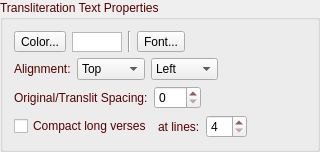
       <widget class="QGroupBox" name="groupBoxTranslitTextProperties4">
        <property name="palette">
         <palette>
          <active>
           <colorrole role="WindowText">
            <brush brushstyle="SolidPattern">
             <color alpha="255">
              <red>85</red>
              <green>0</green>
              <blue>0</blue>
             </color>
            </brush>
           </colorrole>
          </active>
          <inactive>
           <colorrole role="WindowText">
            <brush brushstyle="SolidPattern">
             <color alpha="255">
              <red>85</red>
              <green>0</green>
              <blue>0</blue>
             </color>
            </brush>
           </colorrole>
          </inactive>
          <disabled>
           <colorrole role="WindowText">
            <brush brushstyle="SolidPattern">
             <color alpha="255">
              <red>120</red>
              <green>120</green>
              <blue>120</blue>
             </color>
            </brush>
           </colorrole>
          </disabled>
         </palette>
        </property>
        <property name="title">
         <string>Transliteration Text Properties</string>
        </property>
        <layout class="QVBoxLayout" name="verticalLayoutTranslit4">
         <item>
          <layout class="QHBoxLayout" name="horizontalLayoutTranslitRow1_4">
           <item>
            <widget class="QToolButton" name="toolButtonTranslitColor4">
             <property name="text">
              <string>Color...</string>
             </property>
            </widget>
           </item>
           <item>
            <widget class="QGraphicsView" name="graphicViewTranslitTextColor4">
             <property name="sizePolicy">
              <sizepolicy hsizetype="Minimum" vsizetype="Fixed">
               <horstretch>0</horstretch>
               <verstretch>0</verstretch>
              </sizepolicy>
             </property>
             <property name="minimumSize">
              <size>
               <width>50</width>
               <height>20</height>
              </size>
             </property>
             <property name="maximumSize">
              <size>
               <width>50</width>
               <height>19</height>
              </size>
             </property>
            </widget>
           </item>
           <item>
            <widget class="Line" name="lineTranslit4">
             <property name="orientation">
              <enum>Qt::Vertical</enum>
             </property>
            </widget>
           </item>
           <item>
            <widget class="QToolButton" name="toolButtonTranslitFont4">
             <property name="text">
              <string>Font...</string>
             </property>
            </widget>
           </item>
           <item>
            <widget class="QLabel" name="labelTranslitFont4">
             <property name="sizePolicy">
              <sizepolicy hsizetype="Minimum" vsizetype="Preferred">
               <horstretch>0</horstretch>
               <verstretch>0</verstretch>
              </sizepolicy>
             </property>
             <property name="wordWrap">
              <bool>true</bool>
             </property>
            </widget>
           </item>
          </layout>
         </item>
         <item>
          <layout class="QHBoxLayout" name="horizontalLayoutTranslitRow2_4">
           <item>
            <widget class="QLabel" name="labelTranslitVertical4">
             <property name="text">
              <string>Alignment:</string>
             </property>
            </widget>
           </item>
           <item>
            <widget class="QComboBox" name="comboBoxTranslitVerticalAlign4">
             <item>
              <property name="text">
               <string>Top</string>
              </property>
             </item>
             <item>
              <property name="text">
               <string>Middle</string>
              </property>
             </item>
             <item>
              <property name="text">
               <string>Bottom</string>
              </property>
             </item>
            </widget>
           </item>
           <item>
            <widget class="QComboBox" name="comboBoxTranslitHorizontalAlign4">
             <item>
              <property name="text">
               <string>Left</string>
              </property>
             </item>
             <item>
              <property name="text">
               <string>Center</string>
              </property>
             </item>
             <item>
              <property name="text">
               <string>Right</string>
              </property>
             </item>
            </widget>
           </item>
           <item>
            <spacer name="horizontalSpacerTranslit4">
             <property name="orientation">
              <enum>Qt::Horizontal</enum>
             </property>
             <property name="sizeHint" stdset="0">
              <size>
               <width>59</width>
               <height>20</height>
              </size>
             </property>
            </spacer>
           </item>
          </layout>
         </item>
         <item>
          <layout class="QHBoxLayout" name="horizontalLayoutTranslitRow3_4">
           <item>
            <widget class="QLabel" name="labelTranslitSpacing4">
             <property name="text">
                <string>Original/Translit Spacing:</string>
             </property>
            </widget>
           </item>
           <item>
            <widget class="QSpinBox" name="spinBoxTranslitSpacing4">
             <property name="minimum">
              <number>0</number>
             </property>
             <property name="maximum">
              <number>100</number>
             </property>
            </widget>
           </item>
           <item>
            <spacer name="horizontalSpacerTranslitSpacing4">
             <property name="orientation">
              <enum>Qt::Horizontal</enum>
             </property>
             <property name="sizeHint" stdset="0">
              <size>
               <width>59</width>
               <height>20</height>
              </size>
             </property>
            </spacer>
           </item>
          </layout>
         </item>
         <item>
          <layout class="QHBoxLayout" name="horizontalLayoutTranslitRow4_4">
           <item>
            <widget class="QCheckBox" name="checkBoxTranslitCompact4">
                                                 <property name="toolTip">
                                                        <string>Attempts to compact long verses, but some lines may remain separate if merged lines do not fit screen width.</string>
                                                 </property>
             <property name="text">
                                                        <string>Compact long verses</string>
             </property>
            </widget>
           </item>
           <item>
            <widget class="QLabel" name="labelTranslitCompactThreshold4">
             <property name="text">
                                                        <string>at lines:</string>
             </property>
            </widget>
           </item>
           <item>
            <widget class="QSpinBox" name="spinBoxTranslitCompactThreshold4">
             <property name="minimum">
              <number>4</number>
             </property>
             <property name="maximum">
              <number>20</number>
             </property>
            </widget>
           </item>
           <item>
            <spacer name="horizontalSpacerTranslitCompactThreshold4">
             <property name="orientation">
              <enum>Qt::Horizontal</enum>
             </property>
             <property name="sizeHint" stdset="0">
              <size>
               <width>59</width>
               <height>20</height>
              </size>
             </property>
            </spacer>
           </item>
          </layout>
         </item>
        </layout>
       </widget>
